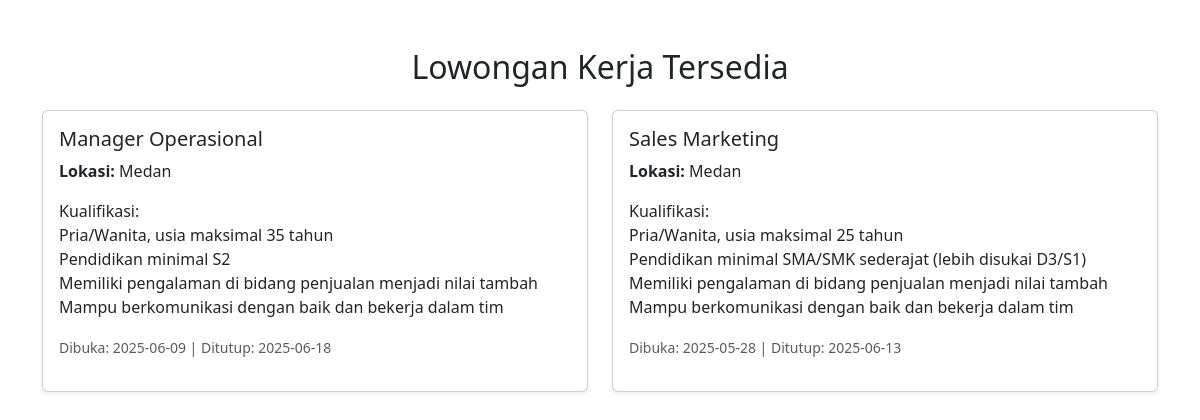
Page /lowongan.php on the committed database.
### tables this page shows
CREATE TABLE `lowongan` (
  `ID` int(11) NOT NULL,
  `Posisi` varchar(100) NOT NULL,
  `deskripsi` text NOT NULL,
  `foto_deskripsi` varchar(255) DEFAULT NULL,
  `lokasi` varchar(100) NOT NULL,
  `tanggal_post` date NOT NULL,
  `batas_akhir` date NOT NULL
);

### lowongan.php (the view, shortened to what this page needs)
<?php
include 'koneksi.php';
$query = "SELECT * FROM lowongan ORDER BY tanggal_post DESC";
$result = mysqli_query($conn, $query);
?>
<!DOCTYPE html>
<html lang="id">
<head>
    <link href="https://cdn.jsdelivr.net/npm/bootstrap@5.3.2/dist/css/bootstrap.min.css" rel="stylesheet">
</head>
<body>
    <div class="container mt-5">
        <h2 class="mb-4 text-center">Lowongan Kerja Tersedia</h2>
        <div class="row">
            <?php if(mysqli_num_rows($result) > 0): ?>
                <?php while($row = mysqli_fetch_assoc($result)) { ?>
                    <div class="col-md-6 mb-4">
                        <div class="card h-100 shadow-sm">
                            <div class="card-body">
                                <h5 class="card-title"><?php echo htmlspecialchars($row['Posisi']); ?></h5>
                                <p class="card-text"><strong>Lokasi:</strong> <?php echo htmlspecialchars($row['lokasi']); ?></p>
                                <p class="card-text"><?php echo nl2br(htmlspecialchars($row['deskripsi'])); ?></p>
                                <p class="text-muted">
                                    <small>
                                        Dibuka: <?php echo $row['tanggal_post']; ?> |
                                        Ditutup: <?php echo $row['batas_akhir']; ?>
                                    </small>
                                </p>
                            </div>
                        </div>
                    </div>
                <?php } ?>
            <?php endif; ?>
        </div>
    </div>
</body>
</html>

### rows in the picture
lowongan: Posisi "Manager Operasional", lokasi "Medan", deskripsi "Kualifikasi: Pria/Wanita, usia maksimal 35 tahun Pendidikan minimal S2 Memiliki pengalaman di bidang penjualan menjadi nilai tambah Mampu berkomunikasi dengan baik dan bekerja dalam tim", tanggal_post "2025-06-09", batas_akhir "2025-06-18"
lowongan: Posisi "Sales Marketing", lokasi "Medan", deskripsi "Kualifikasi: Pria/Wanita, usia maksimal 25 tahun Pendidikan minimal SMA/SMK sederajat (lebih disukai D3/S1) Memiliki pengalaman di bidang penjualan menjadi nilai tambah Mampu berkomunikasi dengan baik dan bekerja dalam tim", tanggal_post "2025-05-28", batas_akhir "2025-06-13"
